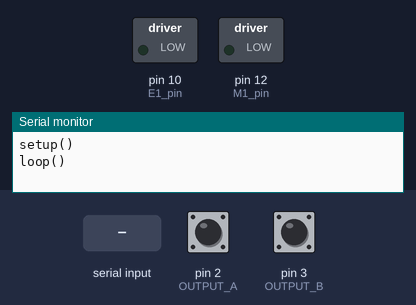
This sketch was run on a simulated Arduino Uno, built with avr-gcc and run on an emulated ATmega328P. Shown: switched loads named in the sketch (green lamp = pin HIGH), the last lines printed to the serial monitor. The inputs (shaded band) are chosen by the test bench; at power-on: pin 2 (OUTPUT_A) HIGH, pin 3 (OUTPUT_B) HIGH.

Above: at 0.01 s.
At 1.2 s:
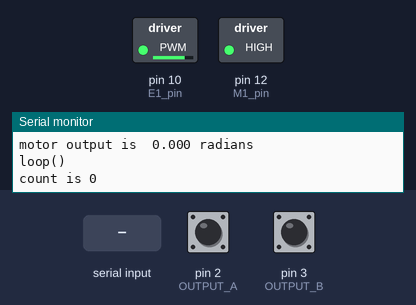
1.3 s: pin 2 (OUTPUT_A) pulled LOW for 0.15 s
3.1 s: "90,45\n" received over Serial
6.1 s: "30,150\n" received over Serial
9.1 s: "90\n" received over Serial
12.1 s: pin 3 (OUTPUT_B) pulsed LOW 2 times (0.12 s each, 0.3 s apart)
14.2 s: pin 2 (OUTPUT_A) pulled LOW for 1 s
Timing chart, 0 to 17.2 s (numbered marks = the images above; inputs shaded):
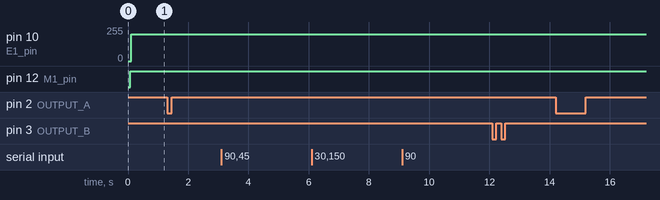

The sketch:

Omni-Wheel.ino
```cpp
/*****************************
 * Rotary Encoder for Omni Wheel
 * **************************/
#include "PIDcontroller.h"
#include "MotorLibrary.h"
#include "OmniWheel_lib.h"

#define OUTPUT_A 2      // output pins for encoder A
#define OUTPUT_B 3      // output pins for encoder B

#define _kP 1.0         // proportional control constant
#define _kI 1.0         // integral control constant
#define _kD 1.0         // derivative control constant

motor::MotorShield motor_shield;
control::PIDController pid_controller;

volatile long counter = 0;
static char msg_out[128];
static char fstr[10];

static int input = 0;

void setup()
{
  Serial.begin(9600);
  Serial.println("setup()");

  pinMode(OUTPUT_A, INPUT_PULLUP); // internal pullup input pin 2
  pinMode(OUTPUT_B, INPUT_PULLUP); // internal pullup input pin 3

  // Setting up interrupts 0 (pin 2) and 1 (pin 3)
  attachInterrupt(digitalPinToInterrupt(OUTPUT_A), encoderA, RISING);
  attachInterrupt(digitalPinToInterrupt(OUTPUT_B), encoderB, RISING);

  motor_shield.setup();

  // tuning the pid controller
  pid_controller.tune(_kP, _kI, _kD);

}

void loop()
{
  using namespace Omni;

  Serial.println("loop()");

  // print the counter value
  sprintf(msg_out, "count is %i\n", counter);
  Serial.println(msg_out);

  // print the encoder angle
  float encoder_angle = countToRad(counter);
  dtostrf(encoder_angle, 6, 3, fstr);
  sprintf(msg_out, "angle is %s radians\n", fstr);
  Serial.println(msg_out);

  // set the initial input value to 0
  char incomingByte;

  // check for an integer value
  while (Serial.available())
  {
    // store the inputed integer value
    input = Serial.parseInt();
    // store the \n character
    incomingByte = Serial.read();
    // if new line character is received, continue in the loop
    if (incomingByte == '\n') continue;
  }

  sprintf(msg_out, "inputted value is %i\n", input);
  Serial.println(msg_out);

  pid_controller.setDesiredValue(input);

  float motor_output = pid_controller.compute(encoder_angle);

  dtostrf(motor_output, 6, 3, fstr);
  sprintf(msg_out, "motor output is %s radians\n", fstr);
  Serial.println(msg_out);

  motor_shield.moveMotor(200);
}

/// \brief encoderA : if activated, digital pin 2 is going from LOW to HIGH, also checks pin 3 to determine the direction
/// if pin3 is low, then encoder is moving in clockwise direction (counter decreases)
/// if pin 3 is high, then encoder is moving in counter-clockwise direction (counter increases)
void encoderA(void)
{
  if (digitalRead(OUTPUT_B) == LOW)
  {
      counter--;
  }
  else
  {
      counter++;
  }
}

/// \brief encoderB : if activated, digital pin3 is going from LOW to HIGH, also chcks pin 2 to determine the direction
/// if pin 2 is high, then encoder is moving in clockwise direction (counter decreases)
/// if pin 2 is low, then encoder is moving in counter clockwise direction (counter increases)
void encoderB(void)
{
  if (digitalRead(OUTPUT_A) == LOW)
  {
      counter++;
  }
  else
  {
      counter--;
  }
}
```

MotorLibrary.cpp
```cpp
#include "MotorLibrary.h"

namespace motor
{
    MotorShield::MotorShield()
    {
        Serial.println("initializing motor shield object...");
    }

    void MotorShield::setup(void)
    {
        pinMode(M1_pin, OUTPUT);
        pinMode(E1_pin, OUTPUT);
    }

    void MotorShield::moveMotor(float pwm)
    {
        // if pwm is greater than or equal to 0, move in counter-clockwise direction
        if (pwm >= 0) {
            digitalWrite(M1_pin, HIGH);
        }
        // if pwm is less than 0, move in clockwise direction
        else if (pwm < 0) {
            digitalWrite(M1_pin, LOW);
        }

        delay(30);

        // set pwm to the motor pin
        analogWrite(E1_pin, pwm);

        delay(30);
    }
}
```

MotorLibrary.h
```cpp
#ifndef MOTOR_LIBRARY_h
#define MOTOR_LIBRARY_h

#include "Arduino.h"

#define E1_pin 10
#define M1_pin 12

namespace motor
{
    class MotorShield
    {
        private:
        public:
            MotorShield();

            /// \brief setup : function that sets up arduino pins for Motor shield
            void setup(void);

            /// \brief moveMotor : function that rotates the motor based on a control value
            /// \param pwm : the pulse width module of the motor, calculated using PID controller
            void moveMotor(float pwm);
    };
}

#endif
```

OmniWheel_lib.cpp
```cpp
#include "OmniWheel_lib.h"

namespace Omni
{
    float constrainAngle(float angle)
    {
    angle = fmod(angle + PI, 2*PI);

    if (angle < 0)
    {
        angle += 2*PI;
    }

    return angle - PI;
    }

    float countToRad(long count)
    {
    // convert count to radians
    float angle = ((float)count / encoder_cpr) * (2 * PI);

    // constrain the angle between -pi and +pi
    angle = constrainAngle(angle);

    return angle;
    }

    float deg2rad(float degrees)
    {
        return (degrees * PI) / 180;
    }

    float rad2deg(float radians)
    {
        return (radians * 180) / PI;
    }
}
```

OmniWheel_lib.h
```cpp
#ifndef OMNI_WHEEL_LIB_h
#define OMNI_WHEEL_LIB_h

#include "Arduino.h"

namespace Omni
{
    constexpr float encoder_cpr = 1200;

    /// \brief constrainAngle : normalizes the angle between -pi and +pi
    /// \param angle : angle that needs to be constrained
    /// \return angle in radians, float type
    float constrainAngle(float angle);

    /// \brief countToRad : function that converts the encoder count to angle in radians and restricts from -pi to +pi
    /// \param count : encoder count
    /// \return angle in radians, float type
    float countToRad(long count);
}
#endif
```

PIDcontroller.cpp
```cpp
#include "PIDcontroller.h"

namespace control
{
    PIDController::PIDController()
    {
        limit_output = true;

        prev_time = millis();
        curr_time = millis();
    }

    void PIDController::tune(float kP_value, float kI_value, float kD_value)
    {
        if (kP_value < 0) {
            kP = 1.0;
        }
        else {
            kP = kP_value;
        }

        if (kI_value < 0) {
            kI = 1.0;
        }
        else {
            kI = kI_value;
        }

        if (kD_value < 0) {
            kD = 1.0;
        }
        else {
            kD = kD_value;
        }
    }

    void PIDController::setDesiredValue(float desired)
    {
        desired_value = desired;
    }

    float PIDController::compute(float actual_value)
    {
        char msg[128];
        char fstr[10];

        // calculate time difference since last execution (s)
        curr_time = millis();
        dt = (float)(curr_time - prev_time) / 1000.0;

        // calculate the error, total error and change in error
        error = desired_value - actual_value;
        total_error += error * dt;
        d_error = (error - prev_error) / dt;

        // calculate the new output
        float output = (kP * error) + (kI * total_error) + (kD * d_error);

        dtostrf(output, 6, 3, fstr);
        sprintf(msg, "pid output is %s\n", fstr);
        Serial.println(msg);

        // if limiting the output, apply limits
        if (limit_output)
        {
            output = constrain(output, minOut, maxOut);
        }

        // set current values to previous
        prev_error = error;
        prev_time = curr_time;

        return output;
    }
}
```

PIDcontroller.h
```cpp
#ifndef PIDCONTROLLER_h
#define PIDCONTROLLER_h

#include "Arduino.h"

namespace control
{
    class PIDController
    {
        private:
            float error = 0.0;          // error (difference between actual and desired)
            float total_error = 0.0;    // total error accumulated over time
            float d_error = 0.0;        // change in error from previous time step to current time step
            float prev_error = 0.0;     // the previous error value

            float kP = 1.0;             // proportional constant
            float kI = 1.0;             // integral constant
            float kD = 1.0;             // derivative constant

            float dt;                   // time change from previous time stamp to current time stamp

            unsigned long prev_time;    // the prvious time (milliseconds)
            unsigned long curr_time;    // the current time (milliseconds)

            bool limit_output;          // boolean to represent if the output is limited within a designated range
            float minOut = -255.0;      // minimum output value
            float maxOut = 255.0;       // maximum output value

            float desired_value;        // desired value for the motor to achieve
        public:
            PIDController();

            /// \brief tune : function that tunes the PID constants to ensure they are never negative
            /// \param kP_value : proportional constant value
            /// \param kI_value : integral constant value
            /// \param kD_value : derivative constant value
            void tune(float kP_value, float kI_value, float kD_value);

            /// \brief setDesiredValue : function that inputs the desired value
            /// \param desired : desired angle of the motor
            void setDesiredValue(float desired);

            /// \brief compute : function that calculates the output using the PID controller
            /// \param actual : the actual angle of the motor
            /// \return float : the output value
            float compute(float actual);

            /// \brief limitOutput : limits the output of the PID controller to be between minOutput and maxOutput
            /// this is used to reduce integral windup
            void limitOutput(void);
    };
}

#endif
```
